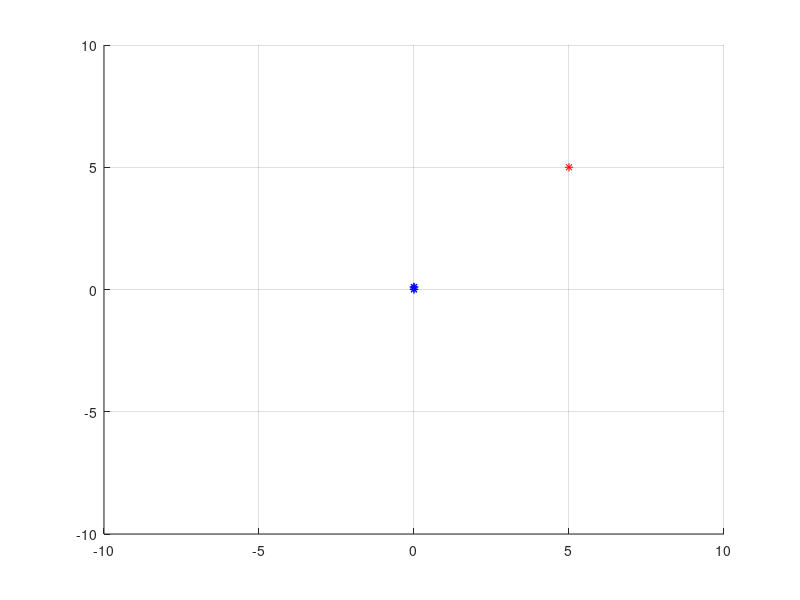

Here is the MATLAB script that generated this plot: (Note: this script raises an error after producing the figure.)
% all units are in meters
SpeedOfSound = 1484;
ylim = 10;
xlim = 10;
zlim = 10; 
fprintf('Welcome to URC acoustic simulator.\nAll values should be input in metric units\n');

% matrix for doing math, lenght of vector greater than axis because it gets
% moved
% location of each hydrophone in 3d space, essentially the locaiton of the
% robot
cd = [0, 0, -.3; 0, .019, -.3; .019/2, .1, -.3; -.019/2, .1, -.3];
% plotting the hydrophone locations
x = 1;

while x == 1
    % puts all plots on same plot
    hold on
    grid on
    plot3(cd(:, 1), cd(:, 2), cd(:, 3), 'b*');
    % setting the axis limits
    axis([-xlim, xlim, -ylim, ylim, -zlim, 2]);
    yLoc = input('distance in front of robot (y): ');
    xLoc = input('distance left (-) or right (+) of the robot (x): ');
    zLoc = input('distance below the robot (z): ');
    fprintf('\n');
    fprintf('\n');
    pingerLoc = [xLoc, yLoc, -zLoc];
    plot3(pingerLoc(:, 1), pingerLoc(:, 2), pingerLoc(:, 3), 'r*')
    hold off
    %the number of pinger to alocate to find distance and toa easier
    [r, c] = size(cd);
    dist = ones(r, 1);
    for i = 1:r
        dist(i)  = sqrt(sum((cd(i,:) - pingerLoc).^2));
    end
    toa = dist./SpeedOfSound;
    toaAct = [toa(2) - toa(1); toa(3) - toa(4)];
    toaCalc = [signalToa(toaAct(1)); signalToa(toaAct(2))];
        
    %calculating and printing percent error of toa
    toaErr = (abs(toaAct) - abs(toaCalc))./abs(toaAct) * 100;
    table = [toaAct'; toaCalc'; toaErr'];
    fprintf('expected toa %10.9f\ncalculated toa %10.9f\n percent error %4.3f \n', table);
    fprintf('\n');
    %%
    % for actual acoustics D is hardcoded, this is the distance between the
    % hydrophones
    sideToSideD = sqrt(sum((cd(3,:) - cd(4,:)).^2))/2;
    inLineD = sqrt(sum((cd(1,:) - cd(2,:)).^2))/2;
    
    % side to side 
    sideToSideA = (toaAct(2)) * SpeedOfSound/2;
    sideToSideASig = toaCalc(2) * SpeedOfSound/2;
    sideToSideB = sqrt(sideToSideD^2 - sideToSideA^2);
    sideToSideBSig = sqrt(sideToSideD^2 - sideToSideASig^2);
    
    %in line 
    inLineA = (toaAct(1)) * SpeedOfSound/2;
    inLineASig = toaCalc(1) * SpeedOfSound/2;
    inLineB = sqrt(inLineD^2 - inLineA^2);
    inLineBSig = sqrt(inLineD^2 - inLineASig^2);
    
    %yaw calculations
    yawCalcSig= atand(sideToSideBSig/sideToSideASig);
    yawCalc = atand(sideToSideB/sideToSideA);
    yawAct = atand(pingerLoc(1,1)/pingerLoc(1,2));
    fprintf('expected Yaw: %3.2f\n', yawAct);
    fprintf('TOA Yaw no signal: %3.2f\n', yawCalc + 90);
    fprintf('TOA Yaw from signal: %3.2f\n', yawCalcSig + 90);
    fprintf('\n');
    
    % pitch calculations
    pitchCalc= atand(inLineB/inLineA);
    pitchCalcSig = atand(inLineBSig/inLineASig);
    pitchActZY = atand(pingerLoc(1,3)/pingerLoc(1,2));
    pitchActR = atand(pingerLoc(1,3)/sqrt(sum(pingerLoc(1:2).^2)));
    fprintf('expected Pitch: %3.2f\n', 90 - abs(pitchActZY));
    fprintf('TOA Pitch no signal: %3.2f\n', 90 + (pitchCalc)  );
    fprintf('TOA Pitch from signal: %3.2f\n', 90 + (pitchCalcSig) );
    x = input('enter 1 to insert a new pinger location, enter 0 to quit: ');
end
